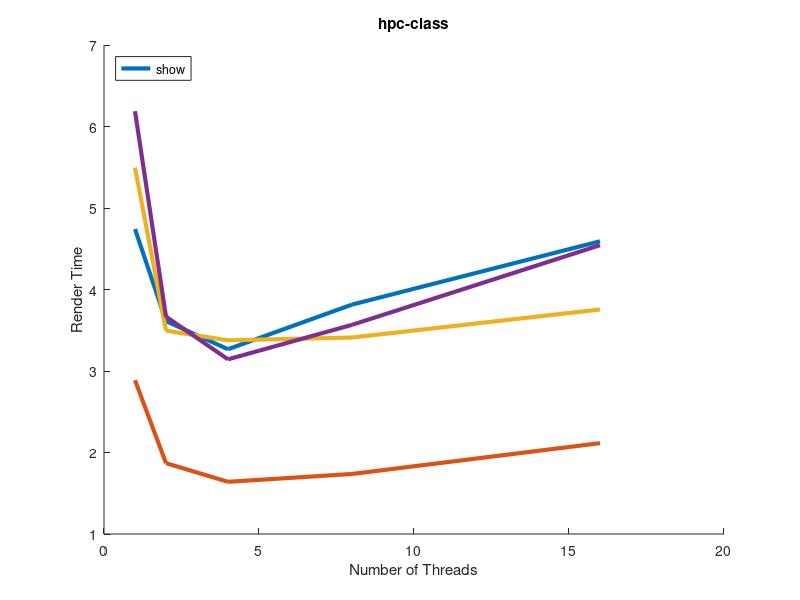

This figure's MATLAB source:
function method1
clear all;
close all;
hold on;

x = [1 2 4 8 16];

t0 = [ 4.741661 3.611441 3.266975 3.814722 4.591568 ];
plot(x, t0, 'LineWidth', 3, 'DisplayName', 'models/war.obj 3840x2160');
t1 = [ 2.887145 1.869071 1.640317 1.736492 2.114854 ];
plot(x, t1, 'LineWidth', 3, 'DisplayName', 'models/dragon.obj 3840x2160');
t2 = [ 5.495701 3.494502 3.376487 3.410626 3.754819 ];
plot(x, t2, 'LineWidth', 3, 'DisplayName', 'models/blackdragon.obj 3840x2160');
t3 = [ 6.188218 3.666473 3.143014 3.566216 4.543530 ];
plot(x, t3, 'LineWidth', 3, 'DisplayName', 'models/ironman.obj 3840x2160');

title('hpc-class');
xlabel('Number of Threads');
ylabel('Render Time');
legend('show', 'Location', 'NorthWest');

